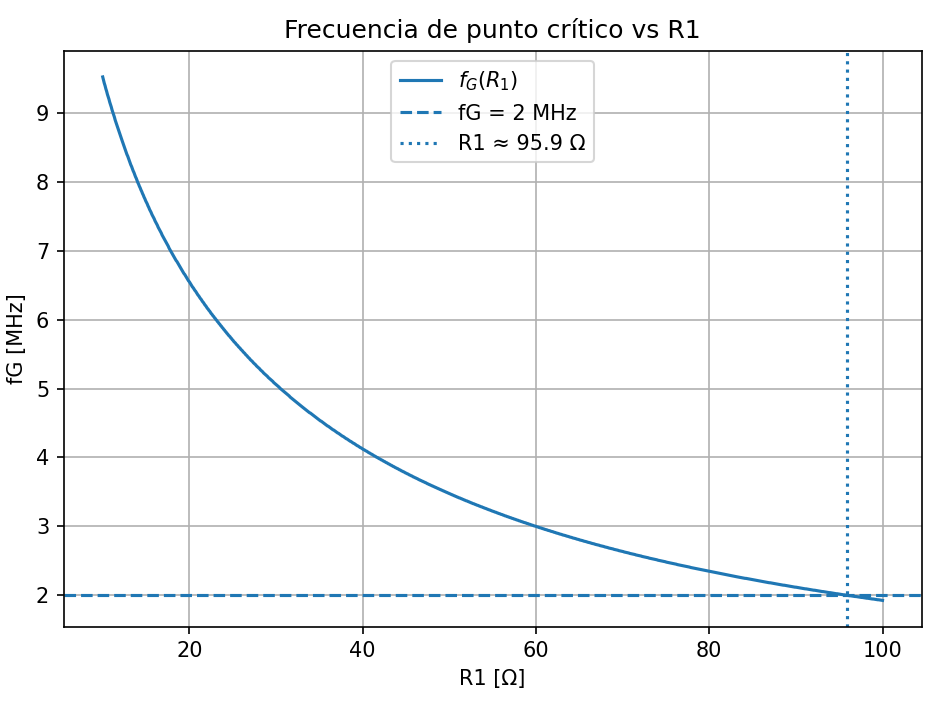

The Python source for this figure:
import numpy as np
import matplotlib.pyplot as plt

# VFA (LM324)
Ad0 = 1e5
fp3 = 10
fp4 = 5.06e6

# CFA (LM6181)
fp1 = 14e3
fp2 = 82.3e6
RT = 2.37e6
CT = 4.8e-12
          
R2  = 3925.46           
Rf_Ri = 9                  

wp1 = 2*np.pi*fp1
wp2 = 2*np.pi*fp2
wp3 = 2*np.pi*fp3
wp4 = 2*np.pi*fp4

# Parámetros de la red
Cx = 10e-12        
Rx = 3145.355          
Ry = 3145.355          

# Frecuencia de barrido
f = np.logspace(3, 8, 12000)   # 1 kHz a 100 MHz
w = 2*np.pi*f

# Barrido de R1
R1_valores = np.linspace(10, 100, 1000)
fG_valores = []

target_fG = 2e6

best_R1 = None
best_fG = None
best_error = 1e12 # Guardan los mejores valores en cada iteración (arranca grande para poder minimizarlo)

for R1 in R1_valores: # En cada iteración se recalcula todo

    Avfi2 = 1 + R2/R1

    T = (Ad0 /
         ((1 + 1j*w/wp3)*(1 + 1j*w/wp4)) *
         (Avfi2 / (1 + 1j*w*CT*R2)) *
         (1 / (1 + Rf_Ri)) * (Ry/(Ry + Rx)) * ((1 + 1j*w*Cx*Rx)/(1 + 1j*w*Cx*(Rx*Ry/(Rx + Ry)))))

    magT = np.abs(T) # Calcula el módulo de T(s)

    idx = np.argmin(np.abs(magT - 1)) # Busca donde |T(s)| = 1 y guarda el índice
    fG = f[idx] # Busca el índice para esa frecuencia

    fG_valores.append(fG) # La guarda para el gráfico

    error = abs(fG - target_fG) # Ve qué tan lejos está de 2 MHz, si está más cerca que la iteración anterior, actualiza los mejores valores
    if error < best_error:
        best_error = error
        best_R1 = R1
        best_fG = fG

fG_valores = np.array(fG_valores) # Convierte a array para el plot

# Resultados numéricos
print(f"R1 óptimo ≈ {best_R1:.2f} ohm")
print(f"fG obtenido ≈ {best_fG/1e6:.3f} MHz")

# Gráfico fG vs R1
plt.figure()
plt.plot(R1_valores, fG_valores/1e6, label=r'$f_G(R_1)$')
plt.axhline(2, linestyle='--', label='fG = 2 MHz')
plt.axvline(best_R1, linestyle=':', label=f'R1 ≈ {best_R1:.1f} Ω')
plt.grid(True)
plt.xlabel('R1 [Ω]')
plt.ylabel('fG [MHz]')
plt.title('Frecuencia de punto crítico vs R1')
plt.legend()
plt.tight_layout()
plt.show()
